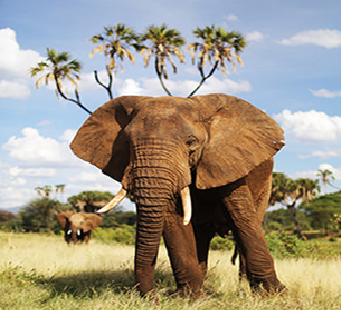
#> input picture refs/image_data/elephant.png, 341 x 310 px; the run also reads 1 picture not shown here
$ python '1.1 image_sklearn_basics.py'
#> lines starting #> are read from the running program, lines starting #| are printed output that depends on the picture; after the words box and inside, x2 and y2 are one past the last pixel; in counts of white or black regions, pixels touching at a corner belong together
import os
from image_common_utils import show_image
os.chdir("/home/tamir/image-processing-course")
#%matplotlib inline
import matplotlib.pyplot as plt
import numpy as np
import pandas as pd
# fix random seed for reproducibility
seed_value = 123; np.random.seed(seed_value); #set_random_seed(seed_value) # Keras uses its source of randomness regardless Theano or TensorFlow.In addition, TensorFlow has its own random number generator that must also be seeded by calling the set_random_seed() function immediately after the NumPy random number generator:

exec(open(os.path.abspath('image_common_utils.py')).read())
#%% Basic exploration by reading local image
from skimage.io import imread
img_path = './image_data/elephant.png' # elephant
img = imread(img_path)
#> img is the input picture: shape (310, 341, 4); mean R, G, B, A 159.6, 150.6, 133.4, 255
img.shape # H x W x C
img.size # multiplication of HxWxC
type(img)
img.dtype

plt.imshow(img)
plt.show()

# Normalise
x = img/255 # np.max(img), np.min(img)
print(type(x))
#| <class 'numpy.ndarray'>
print(x.shape) # H x W x C
#| (310, 341, 4)
plt.imshow(x)

# Gray image reading
img = imread(img_path, as_gray=True)
#> img: shape (310, 341) float64; min 0, max 1, mean 0.593
print(img.shape) # H x W x C
#| (310, 341)
print(img.size) # multiplication of WxHxC
#| 105710
type(img)

plt.imshow(img, cmap=plt.get_cmap('gray')) # cm.gray
plt.show()
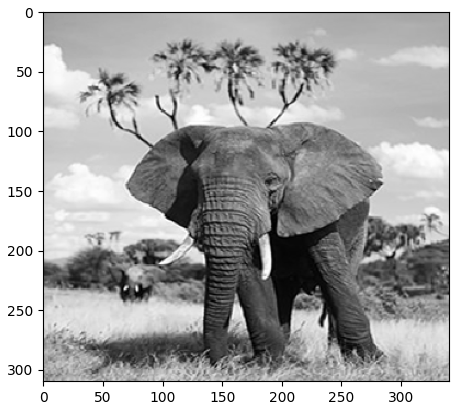
#> figure drawn by matplotlib, 1 panel

#Gray to Black and White
# Pixel range is 0...255, 256/2 = 128
np.min(img), np.max(img)
cutoff = np.max(img)/2
#> cutoff = 0.5
img[img < cutoff] = 0    # Black
img[img >= cutoff] = 1 # White
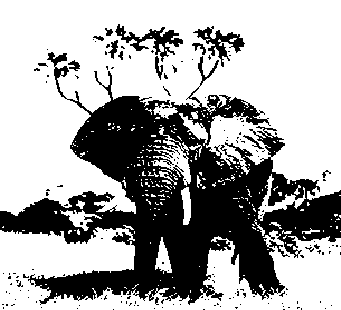
#> img: shape (310, 341) float64; values 0 (black) and 1 (white), 65.6% white; 171 black regions (157 under 20 px), largest, box (x1, y1, x2, y2) and area: (0, 52, 341, 305) 33806, (115, 24, 183, 62) 779, (193, 26, 245, 67) 646

plt.imshow(img, cmap=plt.get_cmap('gray')) # cm.gray
plt.show()
#CW: You can play with cutoff to get better image

#%% Common function

# Unit test
#img = imread(img_path); show_image(img)
#camera = data.camera(); show_image([img, camera], row_plot = 1)
""" Plot the histogram of an image (gray-scale or RGB) on `ax`. Calculate histogram using `skimage.exposure.histogram`
and plot as filled line. If an image has a 3rd dimension, assume it's RGB and plot each channel separately. """
# [41 lines left out: functions plot_histogram, _plot_histogram, iter_channels, match_axes_height, not called in this run]

""" Plot an image side-by-side with its histogram.
    - Plot the image next to the histogram
    - Plot each RGB channel separately (if input is color)
    - Automatically flatten channels
    - Select reasonable bins based on the image's dtype
    See `plot_histogram` for information on how the histogram is plotted.
    """
# [23 lines left out: functions imshow_with_histogram, plot_cdf, not called in this run]

#%% Basic exploration by inbuilt images - Explore various Numpy features
#Images manipulated by scikit-image are simply NumPy arrays. Hence, a large fraction of
#operations on images will just consist in using NumPy:
from skimage import data
camera = data.camera()
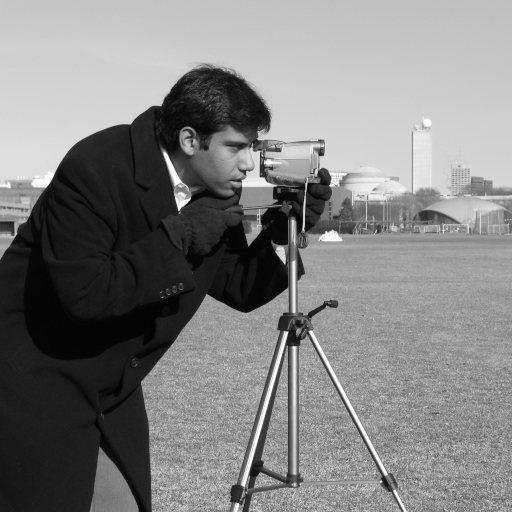
#> input picture skimage.data.camera(), 512 x 512 px
#> camera is the input picture: shape (512, 512); min 0, max 255, mean 129.1
type(camera)

#Retrieving the geometry of the image and the number of pixels:
camera.shape # (512, 512)
camera.size # 262144

#Retrieving statistical information about gray values:
camera.min(), camera.max(), camera.mean() # (0, 255, 118.3)

#NumPy indexing: NumPy indexing can be used both for looking at pixel values, and to modify
#pixel values:
camera[10, 20] # 200 # Get the value of the pixel on the 10th row and 20th column
camera[3, 10] = 0 # # Set to black the pixel on the 3rd row and 10th column
#> camera: shape (512, 512); under 0.01% of pixels changed, all inside (x1, y1, x2, y2) = (10, 3, 11, 4)

#Be careful: in NumPy indexing, the first dimension (camera.shape[0]) corresponds to rows, while
#the second (camera.shape[1]) corresponds to columns, with the origin (camera[0, 0]) on the
#top-left corner. This matches  matrix/linear algebra notation, but is in contrast to Cartesian
#(x, y) coordinates. See Coordinate conventions below for more details.

#Beyond individual pixels, it is possible to access / modify values of whole sets of pixels, using
#the different indexing possibilities of NumPy.

#Slicing:
# Set to black the ten first lines
camera[:10] = 0
#> camera: shape (512, 512); min 0, max 255, mean 125.3

show_image(camera)

# %%Masking (indexing with masks of booleans):
mask = camera < 87 # Just random to mask extreme black points
#> mask: shape (512, 512) bool; 33% white; 61 white regions (48 under 20 px), largest, box (x1, y1, x2, y2) and area: (0, 68, 403, 512) 80359, (0, 0, 512, 10) 5120, (419, 210, 458, 223) 213

# Set to "white" (255) pixels where mask is True
camera[mask] = 255

show_image(camera)

#%%Fancy indexing (indexing with sets of indices)
inds_r = np.arange(len(camera))
#> inds_r = 512 values from 0 to 511
inds_c = 4 * inds_r % len(camera)
#> inds_c = 512 values, max 508 at index 127, min 0 at index 0, mean 254
camera[inds_r, inds_c] = 0
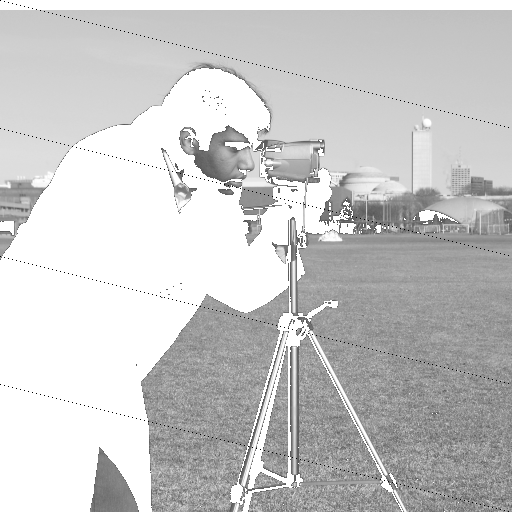
#> camera: shape (512, 512); min 0, max 255, mean 200.5
show_image(camera)

# %%SEE THE OUTPUT and then understand the code
#Using masks, especially, is very useful to select a set of pixels on which to perform
#further manipulations. The mask can be any boolean array of same shape as the image (or
#a shape broadcastable to the image shape). This can be useful to define a region of interest,
#such as a disk:
nrows, ncols = camera.shape
#> nrows = 512; ncols = 512
#np.ogrid[:5, :5] # Just for example
row, col = np.ogrid[:nrows, :ncols] # which returns an open (i.e. not fleshed out) mesh-grid when
#> row = 512 values from 0 to 511
#indexed, so that only one dimension of each returned array is greater than 1.  The dimension and
#number of the output arrays are equal to the number of indexing dimensions.  If the step length
#is not a complex number, then the stop is not inclusive.
row.shape, col.shape
len(row), len(col[0])

# See the output and then understand this logic
cnt_row, cnt_col = nrows / 2, ncols / 2
#> cnt_row = 256; cnt_col = 256
outer_disk_mask = ((row - cnt_row)**2 + (col - cnt_col)**2 > (nrows / 2)**2)
camera[outer_disk_mask] = 0
show_image(camera)

#%%Boolean arithmetic can be used to define more complex masks:
lower_half = row > cnt_row
lower_half_disk = np.logical_and(lower_half, outer_disk_mask)

# Take fresh image
camera = data.camera()
camera[lower_half_disk] = 0
#> camera: shape (512, 512); 10.64% of pixels changed, all inside (x1, y1, x2, y2) = (0, 257, 512, 512)
show_image(camera)

#%%Color images
#All of the above is true of color images, too: a color image is a NumPy array, with an
#additional trailing dimension for the channels:
cat = data.chelsea()
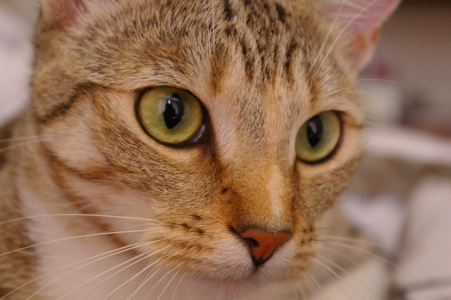
#> input picture skimage.data.chelsea(), 451 x 300 px
#> cat is the input picture: shape (300, 451, 3); mean R, G, B 147.7, 111.4, 86.8
type(cat)
cat.shape #(300, 451, 3) This shows that cat is a 300-by-451 pixel image with three channels (red, green, and blue). As before, we can get and set pixel values:
show_image(cat, None)

# See few data
cat[10, 20] #array([151, 129, 115], dtype=uint8) # [red, green, blue]

 # set the pixel at row 51, column 51 to black
cat[50, 50] = 0
#> cat: shape (300, 451, 3); under 0.01% of pixels changed, all inside (x1, y1, x2, y2) = (50, 50, 51, 51)

# set the pixel at row 51, column 61 to green
cat[50, 60] = [0, 255, 0] # [red, green, blue]
#> cat: shape (300, 451, 3); mean R, G, B 147.7, 111.4, 86.8
show_image(cat, None) # see on mspaint

#%%CW: Points may not be visible and hence change for whole column for both black and green cat[50, :]

#We can also use 2D boolean masks for a 2D color image, as we did with the grayscale image above:
cat = data.chelsea()
some_threshold = cat[:, :, 0] > 160
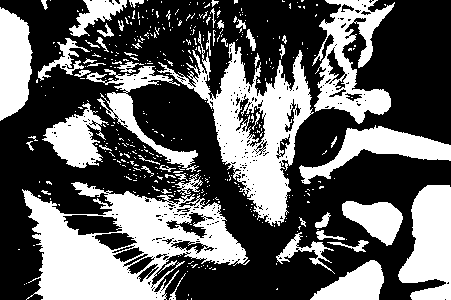
#> some_threshold: shape (300, 451) bool; 38% white; 424 white regions (370 under 20 px), largest, box (x1, y1, x2, y2) and area: (22, 173, 250, 300) 13899, (157, 31, 314, 226) 9643, (312, 0, 395, 124) 4469
cat[some_threshold] = [0, 255, 0] # RGB
show_image(cat, None) # More greenish

# Convert to black and white
from skimage.color import rgb2gray

# First let us convert using both manually and library. See if any difference
cat = data.chelsea()
factor_multiplication = [0.2126, 0.7152, 0.0722] # RGB as per research
cat_manual = cat @ factor_multiplication # matrix multiplication, @, to convert an RGB image to a grayscale luminance image.
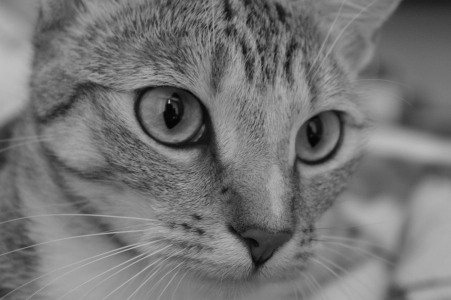
#> cat_manual: shape (300, 451) float64; min 3.86, max 192.7, mean 117.4
cat_manual.shape
cat_library = rgb2gray(cat)
cat_library.shape

show_image([cat_manual,cat_library], None)

# Error if any
np.mean(np.abs(cat_manual - cat_library))

#Summary
#Coordinate conventions:

#In the case of color (or multichannel) images, the last dimension contains the color
#information and is denoted channel or ch.

#Finally, for 3D images, such as videos, magnetic resonance imaging (MRI) scans, or confocal
#microscopy, we refer to the leading dimension as plane, abbreviated as pln or p.

#These conventions are summarized below:
#Dimension name and order conventions in scikit-image
#Image type	coordinates
#2D grayscale	(row, col)
#2D multichannel (eg. RGB)	(row, col, ch)
#3D grayscale	(pln, row, col)
#3D multichannel	(pln, row, col, ch)
#Many functions in scikit-image operate on 3D images directly:

#%%Image Processing by exploring skimage.feature: Count of White dots
#Let’s get started
#Step 1: Import the required library
from skimage.io import imread
from skimage.feature import blob_log # blob_dog, blob_doh

#Step 2 : Import the image
#> (the run stopped early here; a loop or call above may not have finished)
